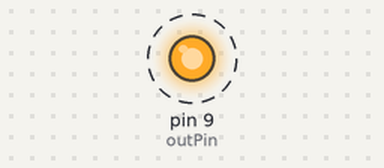
The sketch below on a simulated Arduino Uno, built with avr-gcc and run on an emulated ATmega328P. Parts: output pins drawn as LEDs (lit = HIGH). Dashed ring = blinking. What the sketch prints to the serial monitor is not drawn.

Above: at 0.5 s.
Timing chart, 0 to 4.6 s (numbered marks = the images above):
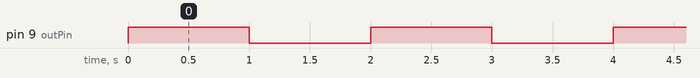

Measured:
- by itself, pin 9 (outPin): alternates HIGH for 1.0 s and LOW for 1.0 s

The sketch:

Mosfet_TEST.ino
```cpp
int outPin = 9;

void setup()
{
pinMode(outPin, OUTPUT);
Serial.begin(9600);
}

void loop()
{
digitalWrite(outPin,HIGH);
delay(1000);
digitalWrite(outPin,LOW);
delay(1000);

Serial.println(outPin);

}
```
